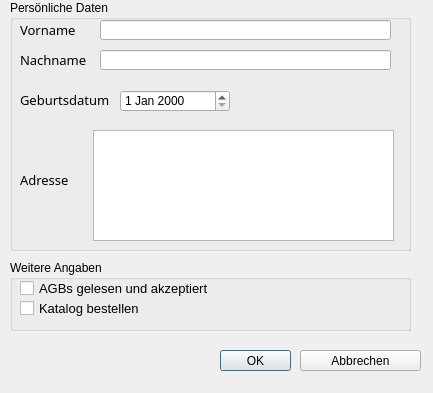
<?xml version="1.0" encoding="UTF-8"?>
<ui version="4.0">
 <class>Dialog</class>
 <widget class="QDialog" name="Dialog">
  <property name="geometry">
   <rect>
    <x>0</x>
    <y>0</y>
    <width>433</width>
    <height>393</height>
   </rect>
  </property>
  <property name="windowTitle">
   <string>Dialog</string>
  </property>
  <widget class="QPushButton" name="buttonOK">
   <property name="geometry">
    <rect>
     <x>220</x>
     <y>350</y>
     <width>71</width>
     <height>21</height>
    </rect>
   </property>
   <property name="text">
    <string>OK</string>
   </property>
  </widget>
  <widget class="QPushButton" name="buttonAbbrechen">
   <property name="geometry">
    <rect>
     <x>300</x>
     <y>350</y>
     <width>121</width>
     <height>21</height>
    </rect>
   </property>
   <property name="text">
    <string>Abbrechen</string>
   </property>
  </widget>
  <widget class="QGroupBox" name="Hauptdialog">
   <property name="geometry">
    <rect>
     <x>10</x>
     <y>0</y>
     <width>401</width>
     <height>251</height>
    </rect>
   </property>
   <property name="title">
    <string>Persönliche Daten</string>
   </property>
   <widget class="QLabel" name="label">
    <property name="geometry">
     <rect>
      <x>10</x>
      <y>20</y>
      <width>61</width>
      <height>20</height>
     </rect>
    </property>
    <property name="font">
     <font>
      <family>Roboto Mono</family>
      <pointsize>10</pointsize>
     </font>
    </property>
    <property name="text">
     <string>Vorname</string>
    </property>
   </widget>
   <widget class="QLabel" name="label_2">
    <property name="geometry">
     <rect>
      <x>10</x>
      <y>50</y>
      <width>81</width>
      <height>20</height>
     </rect>
    </property>
    <property name="font">
     <font>
      <family>Roboto Mono</family>
      <pointsize>10</pointsize>
     </font>
    </property>
    <property name="text">
     <string>Nachname</string>
    </property>
   </widget>
   <widget class="QLabel" name="label_3">
    <property name="geometry">
     <rect>
      <x>10</x>
      <y>90</y>
      <width>101</width>
      <height>20</height>
     </rect>
    </property>
    <property name="font">
     <font>
      <family>Roboto Mono</family>
      <pointsize>10</pointsize>
     </font>
    </property>
    <property name="text">
     <string>Geburtsdatum</string>
    </property>
   </widget>
   <widget class="QDateEdit" name="geburtsdatum">
    <property name="geometry">
     <rect>
      <x>110</x>
      <y>90</y>
      <width>110</width>
      <height>22</height>
     </rect>
    </property>
   </widget>
   <widget class="QLabel" name="label_4">
    <property name="geometry">
     <rect>
      <x>10</x>
      <y>170</y>
      <width>61</width>
      <height>20</height>
     </rect>
    </property>
    <property name="font">
     <font>
      <family>Roboto Mono</family>
      <pointsize>10</pointsize>
     </font>
    </property>
    <property name="text">
     <string>Adresse</string>
    </property>
   </widget>
   <widget class="QLineEdit" name="vorname">
    <property name="geometry">
     <rect>
      <x>90</x>
      <y>20</y>
      <width>291</width>
      <height>20</height>
     </rect>
    </property>
   </widget>
   <widget class="QLineEdit" name="nachname">
    <property name="geometry">
     <rect>
      <x>90</x>
      <y>50</y>
      <width>291</width>
      <height>20</height>
     </rect>
    </property>
   </widget>
   <widget class="QTextEdit" name="adresse">
    <property name="geometry">
     <rect>
      <x>83</x>
      <y>130</y>
      <width>301</width>
      <height>111</height>
     </rect>
    </property>
   </widget>
  </widget>
  <widget class="QGroupBox" name="groupBox_2">
   <property name="geometry">
    <rect>
     <x>10</x>
     <y>260</y>
     <width>401</width>
     <height>71</height>
    </rect>
   </property>
   <property name="title">
    <string>Weitere Angaben</string>
   </property>
   <widget class="QCheckBox" name="agb">
    <property name="geometry">
     <rect>
      <x>10</x>
      <y>20</y>
      <width>211</width>
      <height>17</height>
     </rect>
    </property>
    <property name="font">
     <font>
      <family>Microsoft JhengHei UI</family>
      <pointsize>10</pointsize>
     </font>
    </property>
    <property name="text">
     <string>AGBs gelesen und akzeptiert</string>
    </property>
   </widget>
   <widget class="QCheckBox" name="katalog">
    <property name="geometry">
     <rect>
      <x>10</x>
      <y>40</y>
      <width>131</width>
      <height>17</height>
     </rect>
    </property>
    <property name="font">
     <font>
      <family>Microsoft JhengHei UI</family>
      <pointsize>10</pointsize>
     </font>
    </property>
    <property name="text">
     <string>Katalog bestellen</string>
    </property>
   </widget>
  </widget>
 </widget>
 <resources/>
 <connections/>
</ui>
